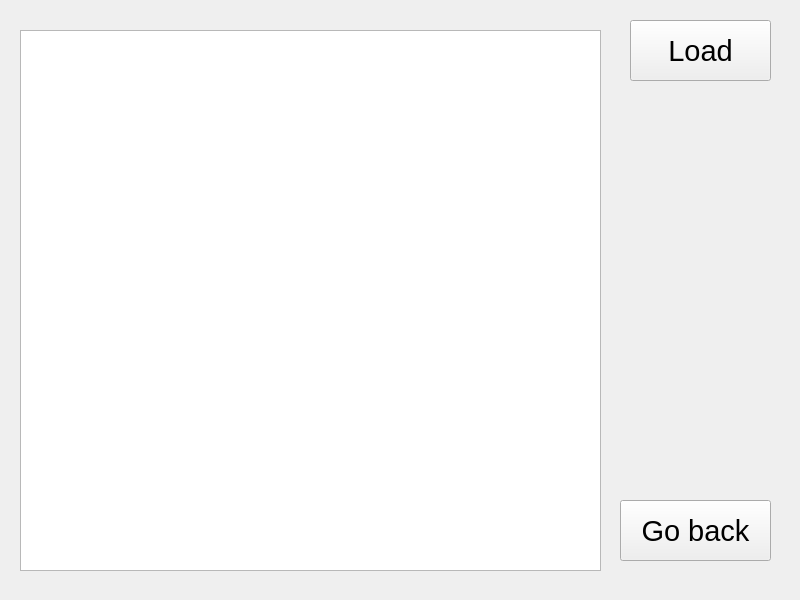
<?xml version="1.0" encoding="UTF-8"?>
<ui version="4.0">
 <class>Load</class>
 <widget class="QWidget" name="Load">
  <property name="geometry">
   <rect>
    <x>0</x>
    <y>0</y>
    <width>800</width>
    <height>600</height>
   </rect>
  </property>
  <property name="windowTitle">
   <string>Waves simulation</string>
  </property>
  <widget class="QPushButton" name="pushButton">
   <property name="geometry">
    <rect>
     <x>630</x>
     <y>20</y>
     <width>141</width>
     <height>61</height>
    </rect>
   </property>
   <property name="font">
    <font>
     <pointsize>22</pointsize>
    </font>
   </property>
   <property name="text">
    <string>Load</string>
   </property>
  </widget>
  <widget class="QListView" name="listView">
   <property name="geometry">
    <rect>
     <x>20</x>
     <y>30</y>
     <width>581</width>
     <height>541</height>
    </rect>
   </property>
  </widget>
  <widget class="QPushButton" name="Create_3">
   <property name="geometry">
    <rect>
     <x>620</x>
     <y>500</y>
     <width>151</width>
     <height>61</height>
    </rect>
   </property>
   <property name="font">
    <font>
     <pointsize>22</pointsize>
    </font>
   </property>
   <property name="text">
    <string>Go back</string>
   </property>
  </widget>
 </widget>
 <resources/>
 <connections/>
</ui>
